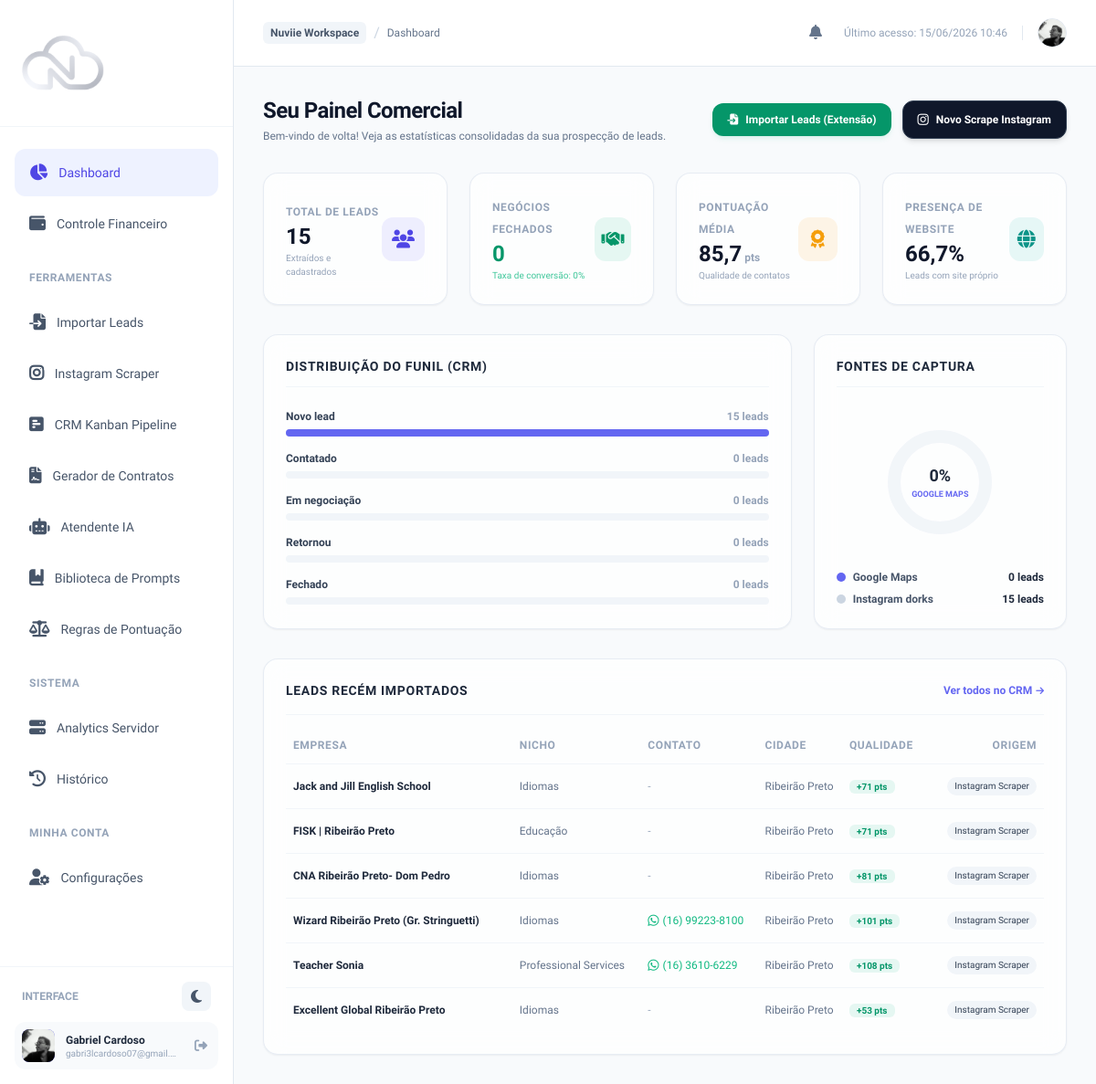
Page /dashboard/ (signed in) on the earlier database version.
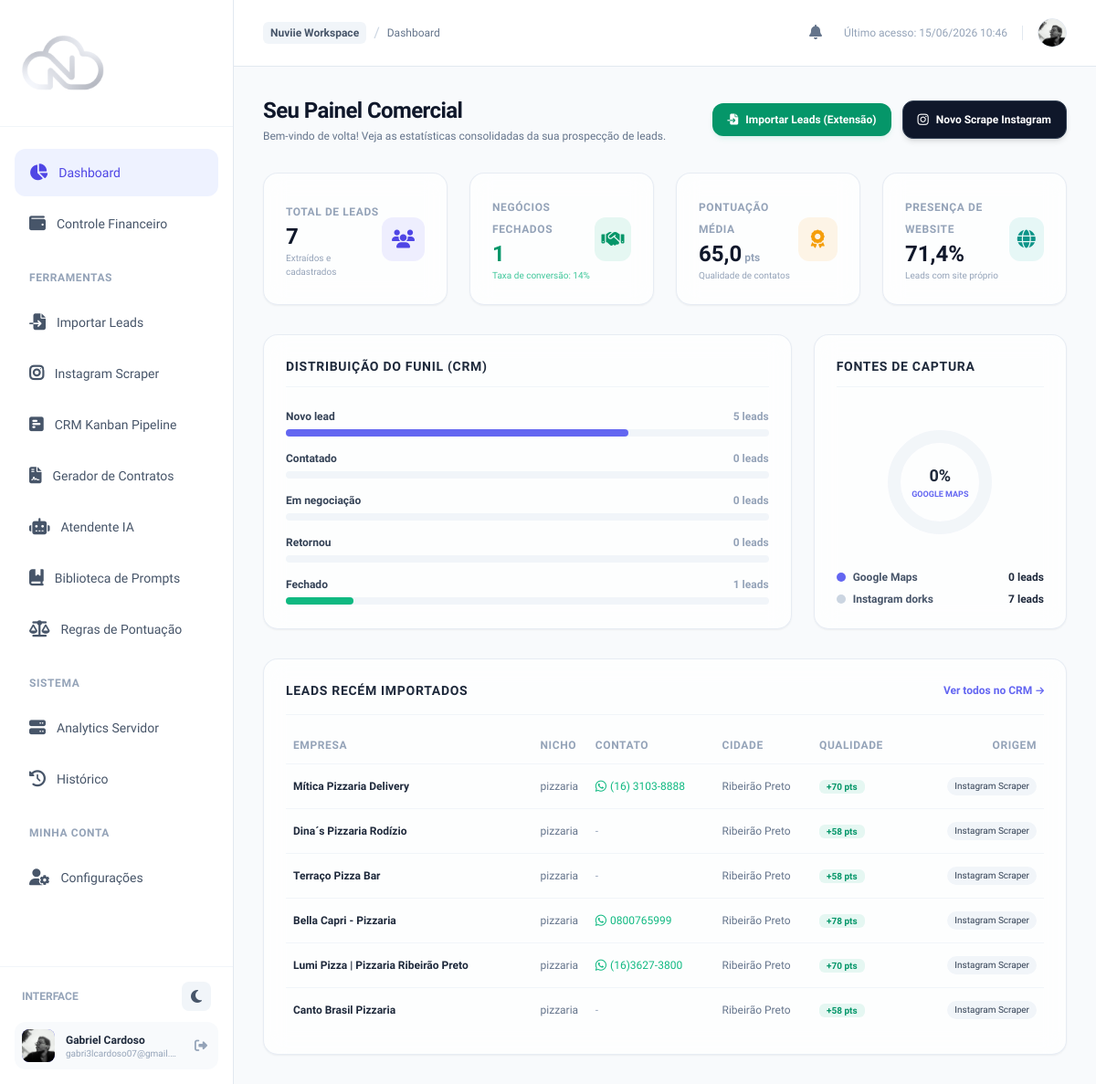
Same page on the later database version.
### leads/models.py (models this page shows, shortened)
class Lead(models.Model):
    STATUS_CHOICES = [
        ('novo', 'Novo Lead'),
        ('contatado', 'Contatado'),
        ('negociacao', 'Em Negociação'),
        ('retornou', 'Retornou'),
        ('fechado', 'Em Produção'),
        ('finalizado', 'Projeto Entregue'),
        ('perdido', 'Perdido'),
    ]
    SOURCE_CHOICES = [
        ('google_maps', 'Google Maps Scraper'),
        ('instagram', 'Instagram Scraper'),
    ]
    user = models.ForeignKey(settings.AUTH_USER_MODEL, on_delete=models.CASCADE, related_name='leads')
    name = models.CharField(max_length=255)
    category = models.CharField(max_length=150, blank=True, null=True)
    city = models.CharField(max_length=150, blank=True, null=True)
    phone_number = models.CharField(max_length=50, blank=True, null=True)
    normalized_phone = models.CharField(max_length=30, blank=True, null=True)
    website = models.URLField(max_length=500, blank=True, null=True)
    instagram = models.CharField(max_length=255, blank=True, null=True)
    facebook = models.URLField(max_length=500, blank=True, null=True)
    youtube = models.URLField(max_length=500, blank=True, null=True)
    twitter = models.URLField(max_length=500, blank=True, null=True)
    linkedin = models.URLField(max_length=500, blank=True, null=True)
    WEBSITE_TYPE_CHOICES = [
        ('website', 'Site próprio'),
        ('instagram', 'Link Instagram'),
        ('whatsapp', 'Link WhatsApp'),
        ('facebook', 'Link Facebook'),
        ('youtube', 'Link YouTube'),
        ('linktree', 'Linktree / Bio link'),
        ('other_social', 'Outra rede social'),
    ]
    website_detected_type = models.CharField(
        max_length=20, choices=WEBSITE_TYPE_CHOICES,
        blank=True, null=True,
        verbose_name='Tipo real do link de site'
    )
    bio = models.TextField(blank=True, null=True)
    profile_picture_url = models.URLField(max_length=1000, blank=True, null=True)
    address = models.CharField(max_length=500, blank=True, null=True)
    rating = models.FloatField(blank=True, null=True)
    review_count = models.IntegerField(default=0)
    recent_reviews = models.JSONField(
        blank=True, null=True,
        verbose_name='Avaliações recentes (JSON)',
        help_text='Lista das últimas 10 avaliações do Google Maps'
    )
    business_hours = models.JSONField(
        blank=True, null=True,
        verbose_name='Horários de funcionamento (JSON)',
        help_text='Dict com dias da semana e horários'
    )
    maps_url = models.URLField(max_length=1000, blank=True, null=True, verbose_name='Link Google Maps')
    maps_share_url = models.URLField(
        max_length=500, blank=True, null=True,
        verbose_name='Link curto Google (share.google)'
    )
    price_range = models.CharField(
        max_length=10, blank=True, null=True,
        verbose_name='Faixa de preço ($, $$, $$$)',
        help_text='Ex: $, $$, $$$, $$$$'
    )
    plus_code = models.CharField(
        max_length=20, blank=True, null=True,
        verbose_name='Plus Code',
        help_text='Ex: 5HMG+V3 Ribeirão Preto'
    )
    amenities = models.JSONField(
        blank=True, null=True,
        verbose_name='Amenidades / Atributos',
        help_text='Lista de atributos do lugar: Wi-Fi, estacionamento, acessibilidade etc.'
    )
    total_photos = models.IntegerField(
        blank=True, null=True,
        verbose_name='Total de fotos no Maps'
    )
    source = models.CharField(max_length=30, choices=SOURCE_CHOICES)
    status = models.CharField(max_length=20, choices=STATUS_CHOICES, default='novo')
    quality_score = models.IntegerField(default=0)
    score_breakdown = models.JSONField(null=True, blank=True, verbose_name='Detalhamento da pontuação')
    is_verified = models.BooleanField(default=False)
    preview_site_url = models.URLField(max_length=500, blank=True, null=True)
    final_site_url = models.URLField(max_length=500, blank=True, null=True)
    contract = models.ForeignKey(
        'contracts.GeneratedContract', on_delete=models.SET_NULL,
        null=True, blank=True, related_name='linked_leads',
    )
    project_deadline = models.DateField(null=True, blank=True)
    contract_value = models.DecimalField(max_digits=12, decimal_places=2, null=True, blank=True)
    created_at = models.DateTimeField(auto_now_add=True)
    updated_at = models.DateTimeField(auto_now=True)
    class Meta:
        ordering = ['-created_at']
        indexes = [
            models.Index(fields=['user', 'normalized_phone']),
            models.Index(fields=['user', 'name']),
            models.Index(fields=['status']),
        ]
    def get_whatsapp_link(self):
        if self.normalized_phone:
            return f"https://wa.me/{self.normalized_phone}"
        return None

### leads/views.py (the view)
# urls.py: path('dashboard/', views.dashboard_view, name='dashboard'),
@login_required
def dashboard_view(request):
    user_leads = Lead.objects.filter(user=request.user)
    total_leads = user_leads.count()
    leads_by_status = dict(user_leads.values_list('status').annotate(count=Count('id')))
    novo = leads_by_status.get('novo', 0)
    contatado = leads_by_status.get('contatado', 0)
    negociacao = leads_by_status.get('negociacao', 0)
    retornou = leads_by_status.get('retornou', 0)
    fechado = leads_by_status.get('fechado', 0)
    finalizado = leads_by_status.get('finalizado', 0)
    perdido = leads_by_status.get('perdido', 0)
    avg_quality = user_leads.aggregate(avg=Avg('quality_score'))['avg'] or 0
    avg_quality = round(avg_quality, 1)
    google_maps_count = user_leads.filter(source='google_maps').count()
    instagram_count = user_leads.filter(source='instagram').count()
    leads_with_site = user_leads.exclude(website='').exclude(website__isnull=True).count()
    site_percentage = round((leads_with_site / total_leads * 100), 1) if total_leads > 0 else 0
    maps_dashoffset = 314
    if total_leads > 0:
        maps_dashoffset = int(314 - (314 * (google_maps_count / total_leads)))
    recent_leads = user_leads[:6]
    context = {
        'total_leads': total_leads,
        'novo': novo,
        'contatado': contatado,
        'negociacao': negociacao,
        'retornou': retornou,
        'fechado': fechado,
        'finalizado': finalizado,
        'perdido': perdido,
        'avg_quality': avg_quality,
        'google_maps_count': google_maps_count,
        'instagram_count': instagram_count,
        'site_percentage': site_percentage,
        'maps_dashoffset': maps_dashoffset,
        'recent_leads': recent_leads,
        'current_page': 'dashboard'
    }
    return render(request, 'leads/dashboard.html', context)

### templates/leads/dashboard.html (shortened to what the changed rows need)
{% extends 'base.html' %}
{% block content %}
<div class="space-y-8">
    <div class="flex flex-col md:flex-row md:items-center md:justify-between space-y-4 md:space-y-0">
        <div>
            <h1 class="text-2xl font-bold tracking-tight text-slate-900 dark:text-white">Seu Painel Comercial</h1>
        </div>
    </div>
    <div class="grid grid-cols-1 sm:grid-cols-2 lg:grid-cols-4 gap-6">
        <div class="glass-panel rounded-2xl p-6 shadow-sm flex items-center justify-between hover:shadow-md transition">
            <div class="space-y-1">
                <span class="text-xs font-semibold text-slate-400 dark:text-slate-500 uppercase tracking-wider">Total de Leads</span>
                <h3 class="text-2xl font-bold text-slate-900 dark:text-white leading-none">{{ total_leads }}</h3>
                <span class="text-[10px] text-slate-400 block mt-1">Extraídos e cadastrados</span>
            </div>
        </div>
        <div class="glass-panel rounded-2xl p-6 shadow-sm flex items-center justify-between hover:shadow-md transition">
            <div class="space-y-1">
                <span class="text-xs font-semibold text-slate-400 dark:text-slate-500 uppercase tracking-wider">Negócios Fechados</span>
                <h3 class="text-2xl font-bold text-emerald-600 dark:text-emerald-400 leading-none">{{ fechado }}</h3>
                <span class="text-[10px] text-emerald-500/80 font-medium block mt-1">
                    {% if total_leads > 0 %}
                        Taxa de conversão: {% widthratio fechado total_leads 100 %}%
                    {% else %}
                        Sem conversões
                    {% endif %}
                </span>
            </div>
        </div>
        <div class="glass-panel rounded-2xl p-6 shadow-sm flex items-center justify-between hover:shadow-md transition">
            <div class="space-y-1">
                <span class="text-xs font-semibold text-slate-400 dark:text-slate-500 uppercase tracking-wider">Pontuação Média</span>
                <h3 class="text-2xl font-bold text-slate-900 dark:text-white leading-none">{{ avg_quality }}<span class="text-xs text-slate-400 dark:text-slate-500"> pts</span></h3>
                <span class="text-[10px] text-slate-400 block mt-1">Qualidade de contatos</span>
            </div>
        </div>
        <div class="glass-panel rounded-2xl p-6 shadow-sm flex items-center justify-between hover:shadow-md transition">
            <div class="space-y-1">
                <span class="text-xs font-semibold text-slate-400 dark:text-slate-500 uppercase tracking-wider">Presença de Website</span>
                <h3 class="text-2xl font-bold text-slate-900 dark:text-white leading-none">{{ site_percentage }}%</h3>
                <span class="text-[10px] text-slate-400 block mt-1">Leads com site próprio</span>
            </div>
        </div>
    </div>
    <div class="grid grid-cols-1 lg:grid-cols-3 gap-6">
        <div class="glass-panel rounded-2xl p-6 shadow-sm lg:col-span-2 space-y-6">
            <div class="space-y-4">
                <div class="space-y-1.5">
                    <div class="flex items-center justify-between text-xs font-semibold">
                        <span class="text-slate-700 dark:text-slate-300">Novo lead</span>
                        <span class="text-slate-400 dark:text-slate-500">{{ novo }} leads</span>
                    </div>
                </div>
                <div class="space-y-1.5">
                    <div class="flex items-center justify-between text-xs font-semibold">
                        <span class="text-slate-700 dark:text-slate-300">Fechado</span>
                        <span class="text-slate-400 dark:text-slate-500">{{ fechado }} leads</span>
                    </div>
                    <div class="w-full bg-slate-100 dark:bg-slate-800 rounded-full h-2">
                        <div class="bg-emerald-500 h-2 rounded-full" style="width: {% if total_leads > 0 %}{% widthratio fechado total_leads 100 %}{% else %}0{% endif %}%"></div>
                    </div>
                </div>
            </div>
        </div>
        <div class="glass-panel rounded-2xl p-6 shadow-sm flex flex-col justify-between">
            <div class="space-y-2 mt-4 text-xs font-semibold">
                <div class="flex items-center justify-between">
                    <div class="flex items-center space-x-2">
                        <span class="w-2.5 h-2.5 rounded-full bg-slate-300 dark:bg-slate-700 block"></span>
                        <span class="text-slate-600 dark:text-slate-400">Instagram dorks</span>
                    </div>
                    <span class="text-slate-800 dark:text-slate-200">{{ instagram_count }} leads</span>
                </div>
            </div>
        </div>
    </div>
    <div class="glass-panel rounded-2xl p-6 shadow-sm overflow-hidden">
        {% if recent_leads %}
        <div class="overflow-x-auto">
            <table class="w-full text-left text-xs">
                <thead>
                    <tr class="text-slate-400 dark:text-slate-500 uppercase tracking-wider font-semibold border-b border-slate-100 dark:border-slate-800/80">
                        <th class="pb-3 pl-2">Empresa</th>
                        <th class="pb-3">Nicho</th>
                        <th class="pb-3">Contato</th>
                        <th class="pb-3">Cidade</th>
                        <th class="pb-3">Qualidade</th>
                        <th class="pb-3 text-right pr-2">Origem</th>
                    </tr>
                </thead>
                <tbody class="divide-y divide-slate-100 dark:divide-slate-800/40">
                    {% for lead in recent_leads %}
                    <tr class="hover:bg-slate-50/40 dark:hover:bg-slate-800/20 transition">
                        <td class="py-3.5 pl-2 font-bold text-slate-800 dark:text-slate-200">
                            {{ lead.name }}
                        </td>
                        <td class="py-3.5 text-slate-500 dark:text-slate-400">{{ lead.category|default:"-" }}</td>
                        <td class="py-3.5">
                            {% if lead.normalized_phone %}
                                <a href="{{ lead.get_whatsapp_link }}" target="_blank" class="inline-flex items-center text-emerald-500 hover:underline">
                                    <i class="fa-brands fa-whatsapp mr-1 text-sm"></i>
                                    <span>{{ lead.phone_number }}</span>
                                </a>
                            {% else %}
                                <span class="text-slate-400">-</span>
                            {% endif %}
                        </td>
                        <td class="py-3.5 text-slate-500 dark:text-slate-400">{{ lead.city|default:"-" }}</td>
                        <td class="py-3.5">
                            <span class="px-2 py-0.5 rounded-md font-semibold text-[10px]
                                         {% if lead.quality_score > 0 %} bg-emerald-500/10 text-emerald-600 dark:text-emerald-400
                                         {% elif lead.quality_score < 0 %} bg-rose-500/10 text-rose-600 dark:text-rose-400
                                         {% else %} bg-slate-500/10 text-slate-500 dark:text-slate-400 {% endif %}">
                                {% if lead.quality_score > 0 %}+{% endif %}{{ lead.quality_score }} pts
                            </span>
                        </td>
                        <td class="py-3.5 text-right pr-2">
                            <span class="inline-flex items-center px-2 py-0.5 rounded-full text-[10px] font-medium
                                         {% if lead.source == 'google_maps' %} bg-indigo-50 dark:bg-indigo-950/40 text-indigo-600 dark:text-indigo-400
                                         {% else %} bg-slate-100 dark:bg-slate-800 text-slate-700 dark:text-slate-300 {% endif %}">
                                {{ lead.get_source_display }}
                            </span>
                        </td>
                    </tr>
                    {% endfor %}
                </tbody>
            </table>
        </div>
        {% else %}
        <div class="text-center py-8 text-slate-400 dark:text-slate-500">
            <i class="fa-solid fa-users-slash text-2xl mb-2 block"></i>
            <span class="text-xs">Nenhum lead importado ainda.</span>
        </div>
        {% endif %}
    </div>
</div>
{% endblock %}

Differences in the rows shown:
removed Lead: name "Jack and Jill English School", category "Idiomas", city "Ribeirão Preto", quality_score "71", source "Instagram Scraper"
removed Lead: name "FISK | Ribeirão Preto", category "Educação", city "Ribeirão Preto", quality_score "71", source "Instagram Scraper"
removed Lead: name "CNA Ribeirão Preto- Dom Pedro", category "Idiomas", city "Ribeirão Preto", quality_score "81", source "Instagram Scraper"
removed Lead: name "Wizard Ribeirão Preto (Gr. Stringuetti)", category "Idiomas", phone_number "(16) 99223-8100", city "Ribeirão Preto", quality_score "101", source "Instagram Scraper"
removed Lead: name "Teacher Sonia", category "Professional Services", phone_number "(16) 3610-6229", city "Ribeirão Preto", quality_score "108", source "Instagram Scraper"
removed Lead: name "Excellent Global Ribeirão Preto", category "Idiomas", city "Ribeirão Preto", quality_score "53", source "Instagram Scraper"
added Lead: name "Mítica Pizzaria Delivery", category "pizzaria", phone_number "(16) 3103-8888", city "Ribeirão Preto", quality_score "70", source "Instagram Scraper"
added Lead: name "Dina´s Pizzaria Rodízio", category "pizzaria", city "Ribeirão Preto", quality_score "58", source "Instagram Scraper"
added Lead: name "Terraço Pizza Bar", category "pizzaria", city "Ribeirão Preto", quality_score "58", source "Instagram Scraper"
added Lead: name "Bella Capri - Pizzaria", category "pizzaria", phone_number "0800765999", city "Ribeirão Preto", quality_score "78", source "Instagram Scraper"
added Lead: name "Lumi Pizza | Pizzaria Ribeirão Preto", category "pizzaria", phone_number "(16)3627-3800", city "Ribeirão Preto", quality_score "70", source "Instagram Scraper"
added Lead: name "Canto Brasil Pizzaria", category "pizzaria", city "Ribeirão Preto", quality_score "58", source "Instagram Scraper"
Other differences:
{{ total_leads }}: "15" → "7"
{{ fechado }}: "0" → "1"
{{ avg_quality }}: "85,7" → "65,0"
{{ site_percentage }}: "66,7" → "71,4"
{{ novo }}: "15" → "5"
{{ instagram_count }}: "15" → "7"
text no longer shown: "0"
text now shown: "14"
